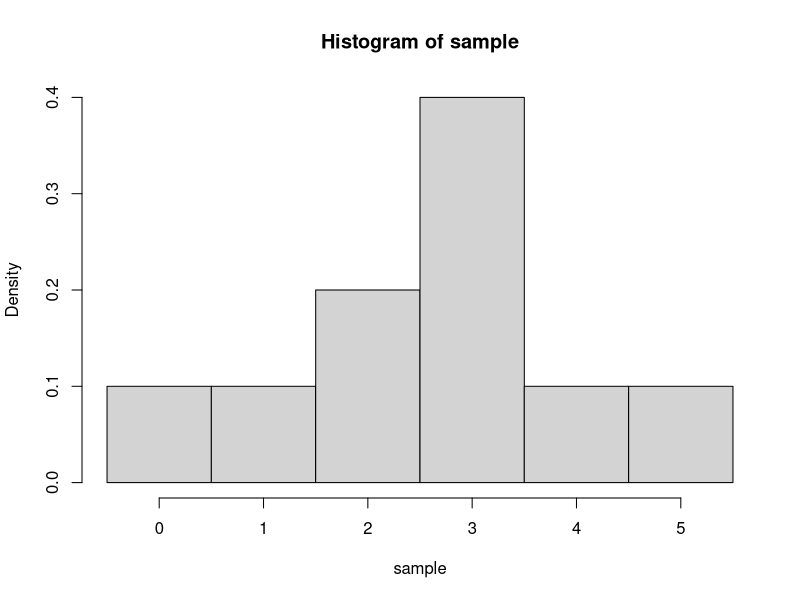
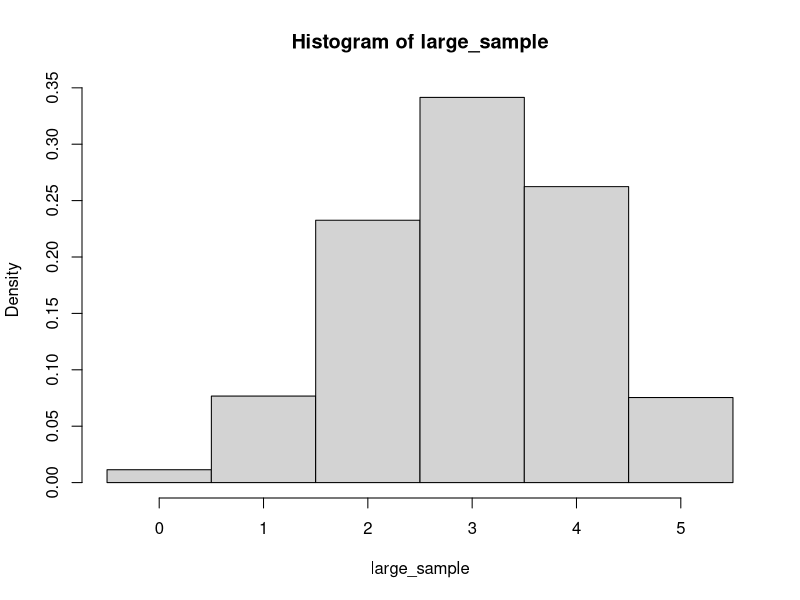
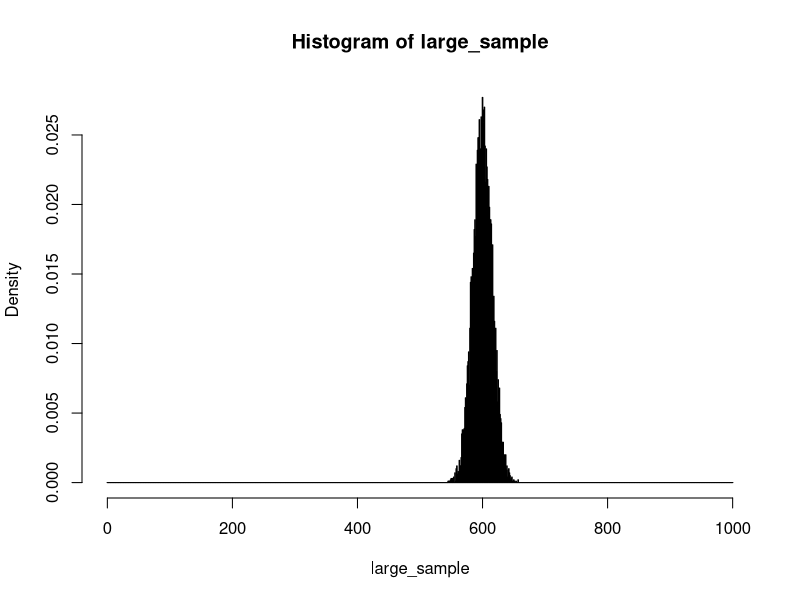
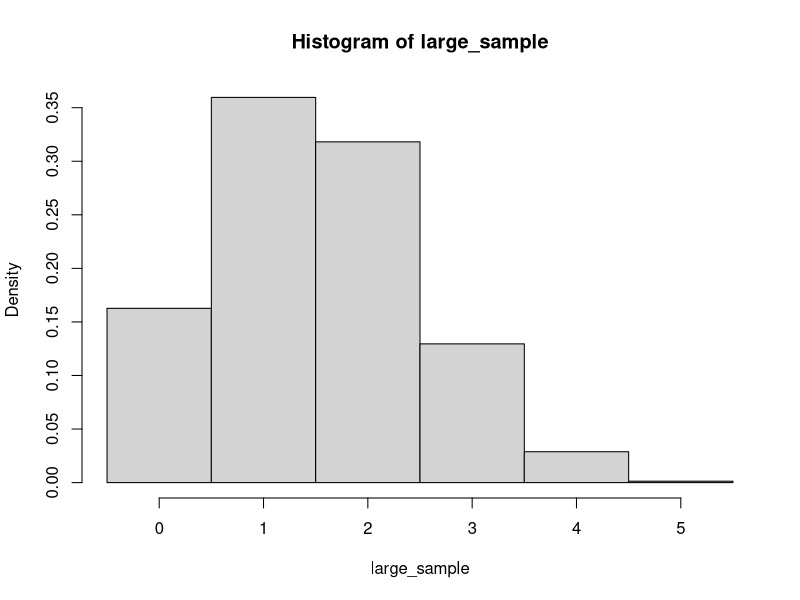
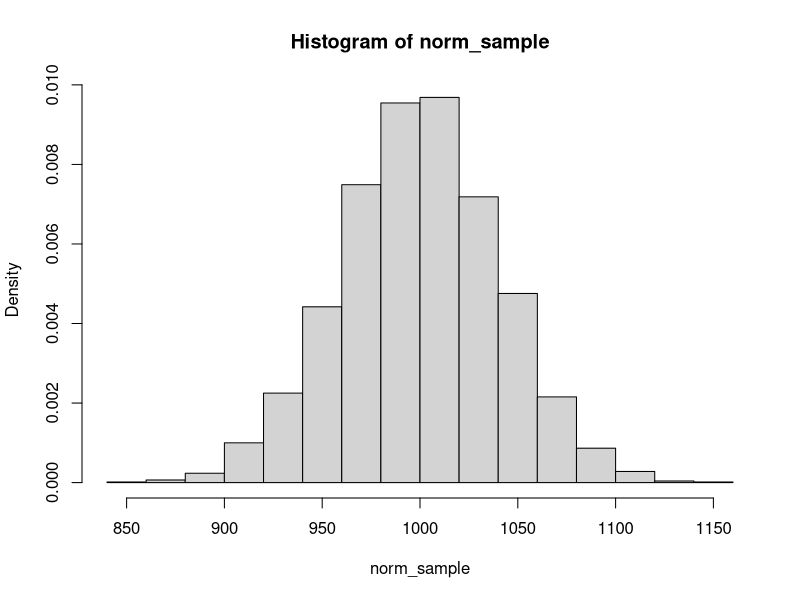

Write R code to recreate these figures, in order.
## ---- chunk 1
p <- 0.6

# Calculate P(X = 1)
choose(5,1) * p^1 * (1-p)^4

# Calculate P(X = 3)
choose(5,3) * p^3 * (1-p)^2

# Calculate P(X >= 4)
(choose(5,4) * p^4 * (1-p)^1) + (choose(5,5) * p^5 * (1-p)^0)

## ---- chunk 2
help("distributions")
help("Binomial")
help("Normal")
## ---- chunk 3
# P(X = 1)
dbinom(x = 1, size = 5, prob = 0.6)
# P(X <= 1)
pbinom(q = 1, size = 5, prob = 0.6)
# P(X = 0) + P(X = 1)
dbinom(x = 0, size = 5, prob = 0.6) + dbinom(x= 1, size = 5, prob = 0.6)

# P(X = 3)
dbinom(x = 3, size = 5, prob = 0.6)

# P(X >= 4)
# P(X = 4) + P(X = 5)
dbinom(x = 4, size = 5, prob = 0.6) + dbinom(x= 5, size = 5, prob = 0.6)

# 1 - P(X <= 3)
1 - pbinom(q = 3, size = 5, prob = 0.6)

## ---- chunk 4
rbinom(n = 100, size = 5, prob = 0.6)
## ---- chunk 5
sample <- rbinom(n = 10, size = 5, prob = 0.6)
print(sample)
# Plot Histogram
hist(sample, breaks= -0.5:5.5, probability = TRUE)
## ---- chunk 6
large_sample <- rbinom(n = 10000, size = 5, prob = 0.6)
hist(large_sample, breaks= -0.5:5.5, probability = TRUE)
## ---- chunk 7
large_sample <- rbinom(n = 10000, size = 1000, prob = 0.6)
hist(large_sample, breaks= -0.5:1000.5, probability = TRUE)
## ---- chunk 8
large_sample <- rbinom(n = 10000, size = 5, prob = 0.3)
hist(large_sample, breaks= -0.5:5.5, probability = TRUE)
## ---- chunk 9
# help("Normal")
norm_sample <- rnorm(n = 10000, mean = 1000, sd = 40) 

hist(norm_sample, probability = TRUE)
